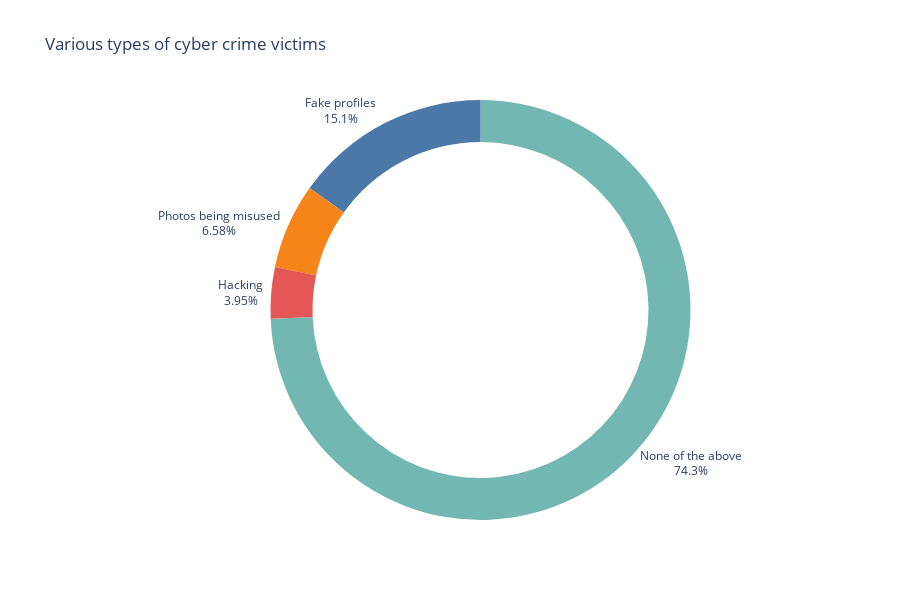
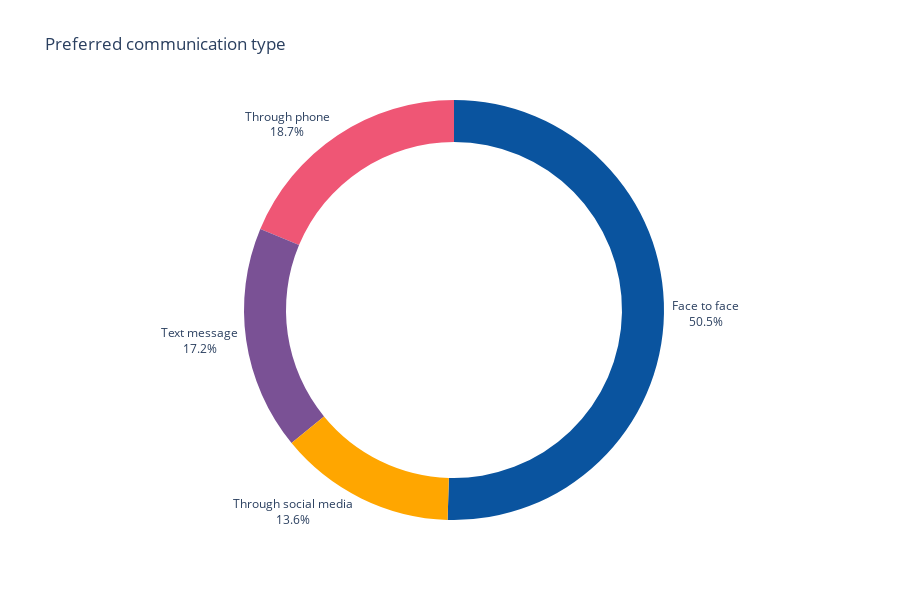

Notebook code for these charts, in order:
### Markdown cell above
Social media increases the awareness of students. First of all, social media is accessible for plenty of students. Social media applications are easily accessible through various devices. This accessibility ensures that students can stay connected and informed regardless of their location or time zone. This accessibility is also proven by our first chart. The chart shows that the time students spend using social media is a significant part of the total time spent on devices.

### Code cell
df1 = pd.read_excel('effect.xlsx')

fp = df1['Have you ever been a victim of any of these cyber crimes?'].str.contains('Fake profiles').sum()
h = df1['Have you ever been a victim of any of these cyber crimes?'].str.contains('Hacking').sum()
p = df1['Have you ever been a victim of any of these cyber crimes?'].str.contains('Photos being misused').sum()
n = df1['Have you ever been a victim of any of these cyber crimes?'].str.contains('None of the above').sum()

list = [fp, h, p, n]

trace = go.Pie(
    labels = df1['Have you ever been a victim of any of these cyber crimes?'],
    values = list,
    hole = 0.8
)

fig1 = go.Figure(trace)

fig1.update_layout(height = 600)
fig1.update_layout(showlegend = False)
fig1.update_traces(marker = dict(colors = px.colors.qualitative.T10))
fig1.update_traces(textposition = 'outside', textinfo='percent + label')
fig1.update_layout(title = 'Various types of cyber crime victims')

fig1.show()

ff = df1['Which type of communication do you generally prefer?'].str.contains('face to face').sum()
tm = df1['Which type of communication do you generally prefer?'].str.contains('Text message').sum()
tp = df1['Which type of communication do you generally prefer?'].str.contains('through phone').sum()
tsm = df1['Which type of communication do you generally prefer?'].str.contains('through social media').sum()

list2 = [ff, tm, tp, tsm]

trace1 = go.Pie(
    labels = ['Face to face', 'Text message', 'Through phone', 'Through social media'],
    values = list2,
    hole = 0.8
)

fig2 = go.Figure(trace1)
fig2.update_layout(height = 600)
fig2.update_layout(showlegend = False)
fig2.update_traces(marker = dict(colors = ["#0A549F", "#7a5195", "#ef5675", "#ffa600"]))
fig2.update_traces(textposition = 'outside', textinfo='percent + label')
fig2.update_layout(title = 'Preferred communication type')

fig2.show()

### Figure 1 — Plotly figure (JSON) as saved in the notebook; plotly's stock layout.template omitted (floating-point values rounded to 4 significant figures; data arrays with more than 128 entries replaced by an {"elided": "..."} marker saying what was removed)
{"data": [{"hole": 0.8, "labels": {"elided": "291 str values"}, "marker": {"colors": ["#4C78A8", "#F58518", "#E45756", "#72B7B2", "#54A24B", "#EECA3B", "#B279A2", "#FF9DA6", "#9D755D", "#BAB0AC"]}, "textinfo": "percent+label", "textposition": "outside", "type": "pie", "values": [46, 20, 12, 226]}], "layout": {"height": 600, "showlegend": false, "title": {"text": "Various types of cyber crime victims"}}}

### Figure 2 — Plotly figure (JSON) as saved in the notebook; plotly's stock layout.template omitted (floating-point values rounded to 4 significant figures)
{"data": [{"hole": 0.8, "labels": ["Face to face", "Text message", "Through phone", "Through social media"], "marker": {"colors": ["#0A549F", "#7a5195", "#ef5675", "#ffa600"]}, "textinfo": "percent+label", "textposition": "outside", "type": "pie", "values": [208, 71, 77, 56]}], "layout": {"height": 600, "showlegend": false, "title": {"text": "Preferred communication type"}}}
